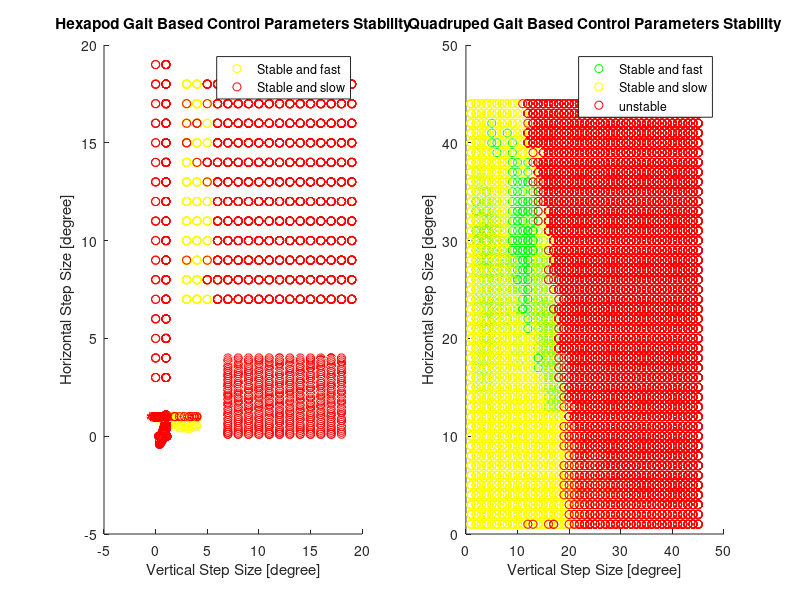

Source code (MATLAB):

stable_parameters = importdata("StableParameters_flat_Update_Hexapod.csv");

good_vstep = [];
good_hstep = [];
good_speed = [];

mid_vstep = [];
mid_hstep = [];
mid_speed = [];

bad_vstep = [];
bad_hstep = [];
bad_speed = [];

status = [];
finish_status = []; % Remember to implement this in the next one!

for i = 1:5:length(stable_parameters)
    status(end + 1) = stable_parameters(i + 3);
    finish_status(end + 1) = stable_parameters(i + 4);

    if status(end) == 1 && finish_status(end) == 1
        good_vstep(end + 1) = stable_parameters(i);
        good_hstep(end + 1) = stable_parameters(i + 1);
        good_speed(end + 1) = stable_parameters(i + 2);

    elseif status(end) == 1 && finish_status(end) ~= 1

        mid_vstep(end + 1) = stable_parameters(i);
        mid_hstep(end + 1) = stable_parameters(i + 1);
        mid_speed(end + 1) = stable_parameters(i + 2);

    else
        bad_vstep(end + 1) = stable_parameters(i);
        bad_hstep(end + 1) = stable_parameters(i + 1);
        bad_speed(end + 1) = stable_parameters(i + 2);
    end
end


Quad_stable_parameters = importdata("Quad_StableParameters.csv");

good_vstep_q = [];
good_hstep_q = [];
good_speed_q = [];

mid_vstep_q = [];
mid_hstep_q = [];
mid_speed_q = [];

bad_vstep_q = [];
bad_hstep_q = [];
bad_speed_q = [];

status_q = [];
finish_status_q = []; % Remember to implement this in the next one!

for i = 1:5:length(Quad_stable_parameters)
    status_q(end + 1) = Quad_stable_parameters(i + 3);
    finish_status_q(end + 1) = Quad_stable_parameters(i + 4);

    if status_q(end) == 1 && finish_status_q(end) == 1
        good_vstep_q(end + 1) = Quad_stable_parameters(i);
        good_hstep_q(end + 1) = Quad_stable_parameters(i + 1);
        good_speed_q(end + 1) = Quad_stable_parameters(i + 2);

    elseif status_q(end) == 1 && finish_status_q(end) ~= 1

        mid_vstep_q(end + 1) = Quad_stable_parameters(i);
        mid_hstep_q(end + 1) = Quad_stable_parameters(i + 1);
        mid_speed_q(end + 1) = Quad_stable_parameters(i + 2);

    else
        bad_vstep_q(end + 1) = Quad_stable_parameters(i);
        bad_hstep_q(end + 1) = Quad_stable_parameters(i + 1);
        bad_speed_q(end + 1) = Quad_stable_parameters(i + 2);
    end
end


figure(1)

subplot(1,2,1);
hold on;
title("Hexapod Gait Based Control Parameters Stability")
plot3(good_vstep, good_hstep, good_speed, 'o', 'Color', 'g');
plot3(mid_vstep, mid_hstep, mid_speed, 'o', 'Color', 'y');
plot3(bad_vstep, bad_hstep, bad_speed, 'o', 'Color', 'r');
xlabel("Vertical Step Size [degree]");
ylabel("Horizontal Step Size [degree]");
zlabel("Speed");
legend("Stable and fast", "Stable and slow","unstable");
hold off;

subplot(1,2,2);
hold on;
title("Quadruped Gait Based Control Parameters Stability")
plot3(good_vstep_q, good_hstep_q, good_speed_q, 'o', 'Color', 'g');
plot3(mid_vstep_q, mid_hstep_q, mid_speed_q, 'o', 'Color', 'y');
plot3(bad_vstep_q, bad_hstep_q, bad_speed_q, 'o', 'Color', 'r');
xlabel("Vertical Step Size [degree]");
ylabel("Horizontal Step Size [degree]");
zlabel("Speed");
legend("Stable and fast", "Stable and slow","unstable");
hold off;

